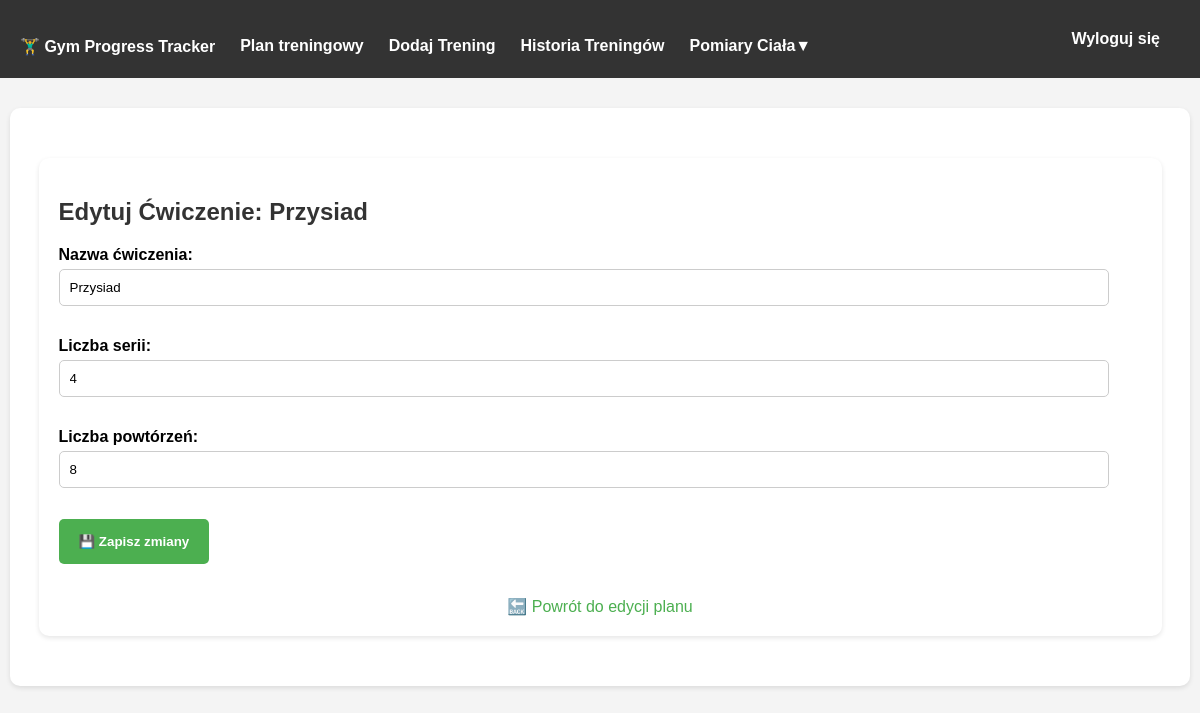
The page /edytuj_cwiczenie/1/ (signed in) on the database its author committed.
### tracker/models.py (models this page shows, shortened)
class Exercise(models.Model):
    training_day = models.ForeignKey(TrainingDay, on_delete=models.CASCADE, null=True, blank=True, related_name='exercises')
    nazwa = models.CharField(max_length=100, verbose_name="Nazwa ćwiczenia", default="cwiczenie")
    serie = models.IntegerField(verbose_name="Liczba serii", default= 3)
    powtorzenia = models.IntegerField(verbose_name="Liczba powtórzeń", default= 12)

### tracker/views.py (the view)
# urls.py: path("edytuj_cwiczenie/<int:exercise_id>/", edit_exercise, name="edit_exercise"),
@login_required
def edit_exercise(request, exercise_id):
    exercise = get_object_or_404(Exercise, id=exercise_id)
    if request.method == "POST":
        form = ExerciseForm(request.POST, instance=exercise)
        if form.is_valid():
            form.save()
            return redirect("edit_training_plan", plan_id=exercise.training_day.plan.id)  # ⬅️ Powrót do edycji planu
    else:
        form = ExerciseForm(instance=exercise)
    return render(request, "tracker/edit_exercise.html", {"form": form, "exercise": exercise})

### tracker/forms.py
class ExerciseForm(forms.ModelForm):
    class Meta:
        model = Exercise
        fields = ["nazwa", "serie", "powtorzenia"]
        labels = {
            "nazwa": "Nazwa ćwiczenia",
            "serie": "Liczba serii",
            "powtorzenia": "Liczba powtórzeń",
        }

### tracker/templates/tracker/edit_exercise.html (shortened to what this page needs)
{% extends "tracker/base.html" %}
{% block content %}
<div class="container">
    <h2>Edytuj Ćwiczenie: {{ exercise.nazwa }}</h2>
    <form method="post">
        {{ form.as_p }}
        <button type="submit" class="btn btn-success">💾 Zapisz zmiany</button>
    </form>
    <br>
    <a href="{% url 'edit_training_plan' exercise.training_day.plan.id %}" class="btn btn-secondary">🔙 Powrót do edycji planu</a>
</div>
{% endblock %}

### rows shown on the page
Exercise: nazwa "Przysiad", serie "4", powtorzenia "8"
